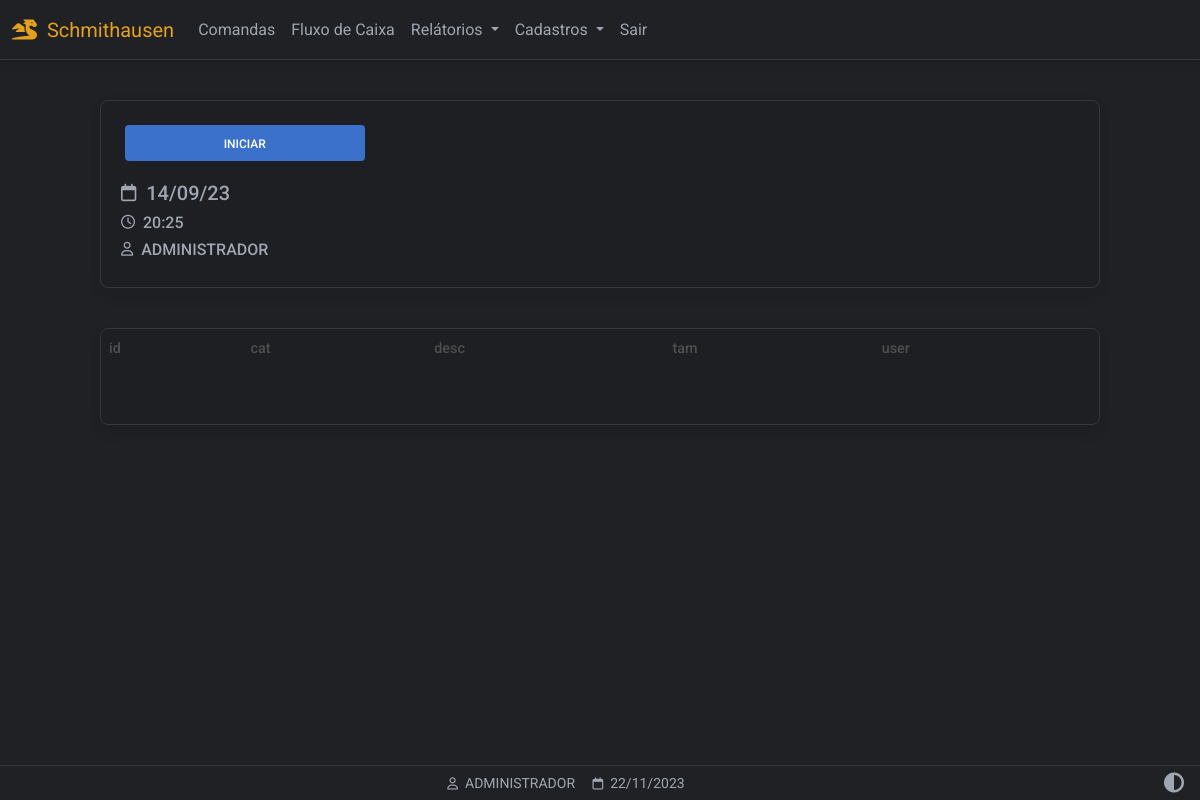
Before: /comandas (signed in) with the older database file.
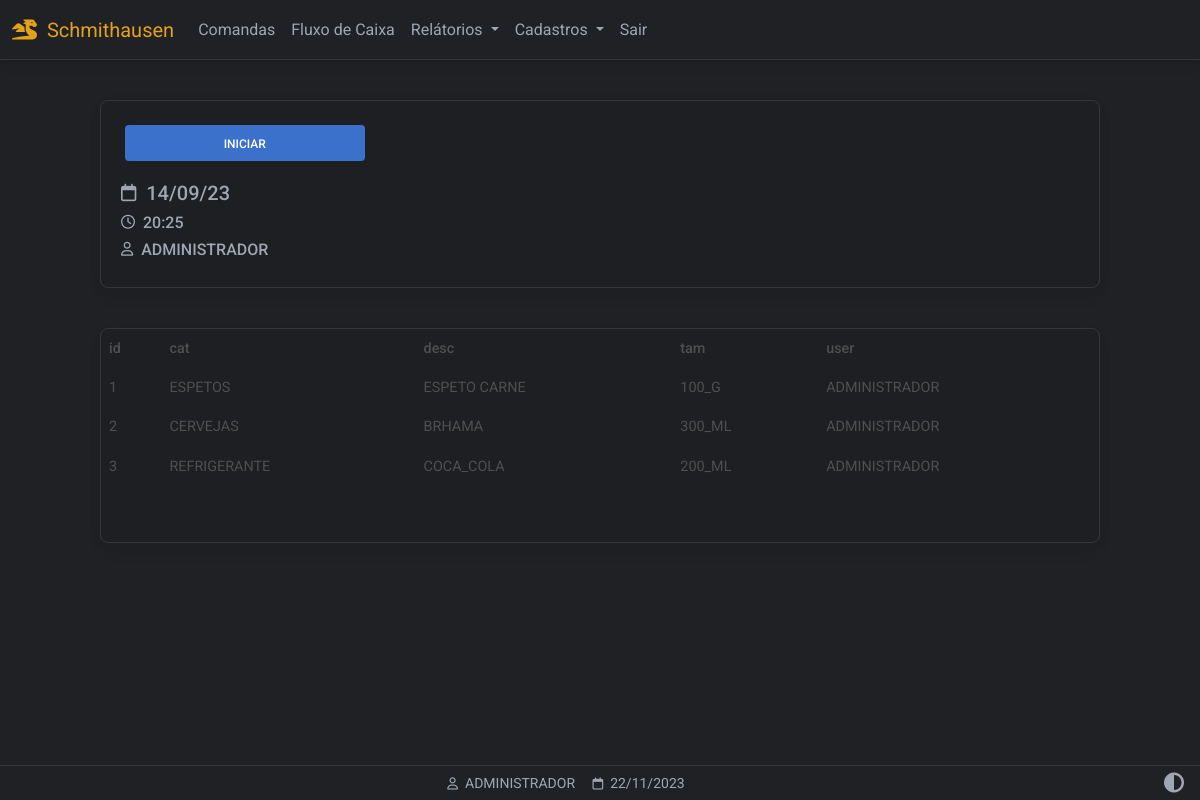
After: the same page with the newer database file.
### website/models.py (models this page shows)
class User(db.Model, UserMixin):
    id = db.Column(db.Integer, primary_key=True)
    email = db.Column(db.String(150), unique=True)
    password = db.Column(db.String(150))
    first_name = db.Column(db.String(150))
    user = db.relationship('Produto',backref='produto')

class Produto(db.Model):
    id = db.Column(db.Integer, primary_key=True)
    descricao = db.Column(db.String(150))
    valor = db.Column(db.Float)
    data_criacao = db.Column(db.DateTime(timezone=True), default=func.now())
    user_id = db.Column(db.Integer, db.ForeignKey('user.id'))
    cat_id = db.Column(db.Integer, db.ForeignKey('categoria.id'))
    tam_id = db.Column(db.Integer, db.ForeignKey('tamanho.id'))
    usuario = db.relationship('User',backref='usuarios')
    categoria = db.relationship('Categoria',backref='categorias')
    tamanho = db.relationship('Tamanho',backref='tamanho')

class Categoria(db.Model):
    id = db.Column(db.Integer, primary_key=True)
    nome = db.Column(db.String(150))
    categoria = db.relationship('Tamanho',backref='tamanhos')

class Tamanho(db.Model):
    id = db.Column(db.Integer, primary_key=True)
    nome = db.Column(db.String(150))
    cat_id = db.Column(db.Integer, db.ForeignKey('categoria.id'))

### website/views.py (the view)
@views.route('/comandas', methods=['GET', 'POST'])
@login_required
def comandas():
    df_produtos = Produto.query.all()
    return render_template("comandas.html",
                           user=current_user,
                           data=data,
                           dfProdutos = df_produtos)

### website/__init__.py (called while the page is built)
def create_app():
    app = Flask(__name__)
    app.config['SECRET_KEY'] = 'hjshjhdjah kjshkjdhjs'
    app.config['SQLALCHEMY_DATABASE_URI'] = f'sqlite:///{DB_NAME}'
    app.config["TEMPLATES_AUTO_RELOAD"] = True
    db.init_app(app)
    from .views import views
    from .auth import auth
    app.register_blueprint(views, url_prefix='/')
    app.register_blueprint(auth, url_prefix='/')
    from .models import User, Cliente, Produto
    with app.app_context():
        db.create_all()
    login_manager = LoginManager()
    login_manager.login_view = 'auth.login'
    login_manager.login_message = u"FAVOR EFETUAR LOGIN!"
    login_manager.init_app(app)
    @login_manager.user_loader
    def load_user(id):
        return User.query.get(int(id))
    return app

### website/templates/comandas.html (shortened to what this page needs)
{% extends "base.html" %}
{% block content %}
<div class="container-fluid" style="min-height:100dvh;padding-top:100px">
<section class="painel w-100 card myTheme-900 larg-max m-auto ">
<div class="painel-one">
    <a  href="#" class="btn btn-primary m-1 w-50">INICIAR</a>
    <h2 class="h5"><i class="fa-regular fa-calendar fa-sm"></i>&nbsp;&nbsp;14/09/23</h2>
    <h3 class="h6"><i class="fa-regular fa-clock fa-sm"></i></i>&nbsp;&nbsp;20:25</h3>
    <h3 class="h6"><i class="fa-regular fa-user fa-sm"></i></i>&nbsp;&nbsp;{{ user.first_name.split()[0] | upper }}</h3>
</div>
</section>
<div class="table-responsive w-100 card myTheme-900 larg-max m-auto" style="padding-bottom: 40px">
    <table class="table table-borderless table-sm">
        <tr>
            <th>id</th>
            <th>cat</th>
            <th>desc</th>
            <th>tam</th>
            <th>user</th>
        </tr>
        {% for produto in dfProdutos %}
        <tr>
           <td>{{produto.id}}</td>
           <td>{{produto.categoria.nome}}</td>
           <td>{{produto.descricao}}</td>
           <td>{{produto.tamanho.nome}}</td>
           <td>{{produto.usuario.first_name}}</td>
        </tr>
        {% endfor %}
    </table>
</div>
</div>
{% endblock %}
{% block titlefooter %}
<span>
&nbsp;{{ user.first_name.split()[0] | upper }}
<span>
&nbsp;{{ data.strftime('%d/%m/%Y') }}
</span>
{% endblock %}

### website/templates/base.html (shortened to what this page needs)
<!DOCTYPE html>
<html lang="pt-br" class="{{ 'light-mode' if session.get('theme') == 'light' }}">
<head>
<link rel="stylesheet" href="https://cdnjs.cloudflare.com/ajax/libs/font-awesome/6.0.0/css/all.min.css"/>
<link rel="stylesheet" type="text/css"       href="{{ url_for('static', filename='css/mdb.min.css')      }}">
<link rel="stylesheet" type="text/css"       href="{{ url_for('static', filename='css/base.css')         }}">
</head>
<body class="myTheme-500">
<nav id="navbar" class="autohide navbar navbar-expand-lg fixed-top myTheme-500">
  <div class="container-fluid">
    <a class="navbar-brand"><i class="fa-solid fa-dragon"></i>&nbsp;&nbsp;Schmithausen</a>
    {% if user.is_authenticated %}
    <div class="collapse navbar-collapse" id="navbarSupportedContent">
      <ul class="navbar-nav me-auto mb-2 mb-lg-0 my-navbar">
        <li class="nav-item">
          <a class="nav-link" href="/comandas">Comandas</a>
        </li>
        <li class="nav-item">
          <a class="nav-link" href="#">Fluxo de Caixa</a>
        </li>
        <li class="nav-item dropdown">
          <a class="nav-link dropdown-toggle" href="#" id="navbarDropdown" role="button" data-mdb-toggle="dropdown" aria-expanded="false">
            Relátorios
          </a>
        </li>
        <li class="nav-item dropdown">
          <a class="nav-link dropdown-toggle" href="#" id="navbarDropdown" role="button" data-mdb-toggle="dropdown" aria-expanded="false">
            Cadastros
          </a>
                      <li class="nav-item">
                      <a class="nav-link btn-sair" href="/logout">Sair</a>
                      </li>
        {% endif %}
        </li>
      </ul>
    </div>
  </div>
</nav>
  {% block content %}
  {% endblock %}
<footer class="row text-center fixed-bottom my-footer">
  <div class="col text-center p-1" style="min-width: 250px">
   <small>
   {% block titlefooter %}{% endblock %}
   </small>
    </div>
<div class="col text-center p-1 me-2" style="max-width: 60px;">
<a href="{{ url_for('views.toggle_theme', current_page=request.path) }}">
  <span>
  <i class="fa-solid fa-circle-half-stroke fa-lg"></i>
  </span>
</div>
</footer>
</body>
</html>

### website/static/css/base.css (style rules this page uses)
:root { --custom-color: 211, 84, 0; --color-primary: 59, 113, 202; --color-secondary: 159,166,178; --color-success: 20,164,77; --color-danger: 220, 76, 76; --color-warning: 228,161,27; --color-info: 84,180,211; --color-ligth: 251,251,251; --color-theme-500: 32, 33, 36; --color-theme-900: 30, 31, 34; --cor-fonte: 159,166,178; --cor-da-borda: 53, 56, 59; }
.larg-max { max-width: 1000px!important; }
.myTheme-900 { background-color: rgb(var(--color-theme-900))!important; color: rgb(var(--cor-fonte))!important; }
.myTheme-500 { background-color: rgb(var(--color-theme-500))!important; color: rgb(var(--cor-fonte))!important; }
.navbar-expand-lg { background-color: rgb(var(--color-theme-900)); border-bottom: 1px solid rgb(var(--cor-da-borda)); }
.fa-bars, .fa-circle-half-stroke { color: rgb(var(--cor-fonte))!important; }
#navbar .nav-link { color: rgb(var(--cor-fonte))!important; }
.my-footer { background-color: rgb(var(--color-theme-500)); border-top: 1px solid rgb(var(--cor-da-borda)); color: rgb(var(--cor-fonte)); }
.my-footer span { color: rgb(var(--cor-fonte)); }
.table-responsive { border: 1px solid rgb(var(--cor-da-borda))!important; color: rgb(var(--cor-fonte))!important; margin-bottom: 80px!important; }
.btn { box-shadow: none!important; }
.navbar-brand { color:rgba(var(--color-warning),1); pointer-events: none;" }
.painel { border: 1px solid rgb(var(--cor-da-borda))!important; min-height: 150px; display: flex; flex-direction: row; flex-wrap: wrap; justify-content: start; align-items: start; padding: 20px; margin-bottom: 40px!important; }
.painel > div { min-width: 300px; flex:1; }
.painel-one .btn { margin-bottom: 20px!important; }

Changed rows visible on the page:
added Produto: id "1", categoria.nome "ESPETOS", descricao "ESPETO CARNE", tamanho.nome "100_G", usuario.first_name "ADMINISTRADOR"
added Produto: id "2", categoria.nome "CERVEJAS", descricao "BRHAMA", tamanho.nome "300_ML", usuario.first_name "ADMINISTRADOR"
added Produto: id "3", categoria.nome "REFRIGERANTE", descricao "COCA_COLA", tamanho.nome "200_ML", usuario.first_name "ADMINISTRADOR"
